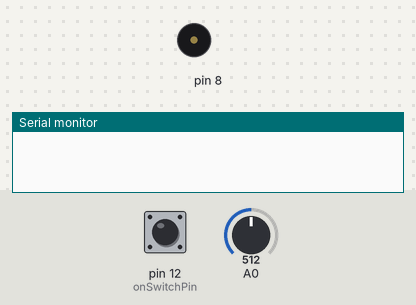
Bench run of a sketch on a simulated Arduino Uno, built with avr-gcc and run on an emulated ATmega328P. Parts: buzzer (waves = sounding), the last lines printed to the serial monitor. The inputs (shaded band) are chosen by the test bench; at power-on: pin 12 (onSwitchPin) HIGH, A0 = 512.

Above: at 1.2 s.
1.3 s: pin 12 (onSwitchPin) pulled LOW for 0.15 s
At 1.38 s:
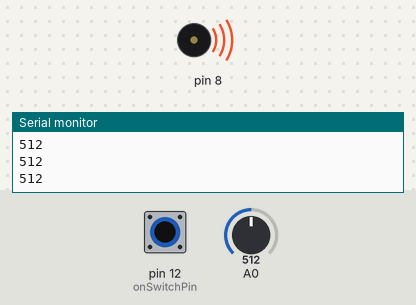
2.9 s: pin 12 (onSwitchPin) pulled LOW for 3.2 s
At 7.3 s:
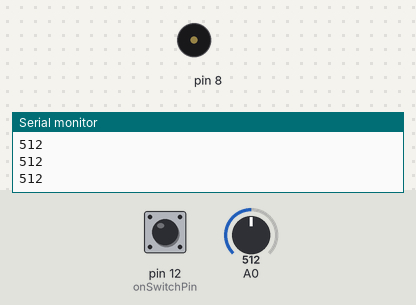
Timing chart, 0 to 8.8 s (numbered marks = the images above; inputs shaded):
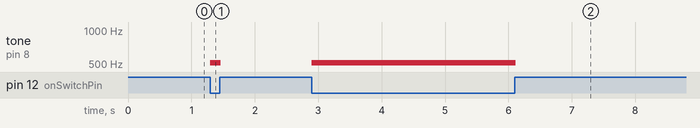

The sketch:

squishy_dough.ino
```cpp
/* squishy_dough
 released by Codasign in November 2012
 under GPL 3.0

 CIRCUIT:
 speaker on pin 8

 on/off switch on pin 12

 1 analog input that is a voltage divider from 0 to 5V
 on pin A0

 */

int onSwitchPin = 12; //turns sound on and off

/****************************************
 * setup
 *****************************************/
void setup() {
  // initialize serial communications (for debugging only):
  Serial.begin(9600);

  pinMode(onSwitchPin, INPUT_PULLUP);

}

/****************************************
 * loop
 *****************************************/
void loop() {
  int onSwitch = digitalRead(onSwitchPin);

  if ( onSwitch == 0 ){
    // read the sensor:
    int sensorReading = analogRead(A0);
    // print the sensor reading so you know its range
    Serial.println(sensorReading);
    // map the pitch to the range of the analog input.
    // change the minimum and maximum input numbers below
    // depending on the range your sensor's giving:
    int thisPitch = map(sensorReading, 100, 1000, 100, 1000);

    // play the pitch:
    tone(8, thisPitch, 10);
    delay(1);        // delay in between reads for stability
  }
}
```

Measured:
- after the input at 1.3 s, tone on pin 8: silent → 512 Hz at once, → silent 0.16 s later
- after the input at 2.9 s, tone on pin 8: silent → 512 Hz at once, → silent 3.2 s later
